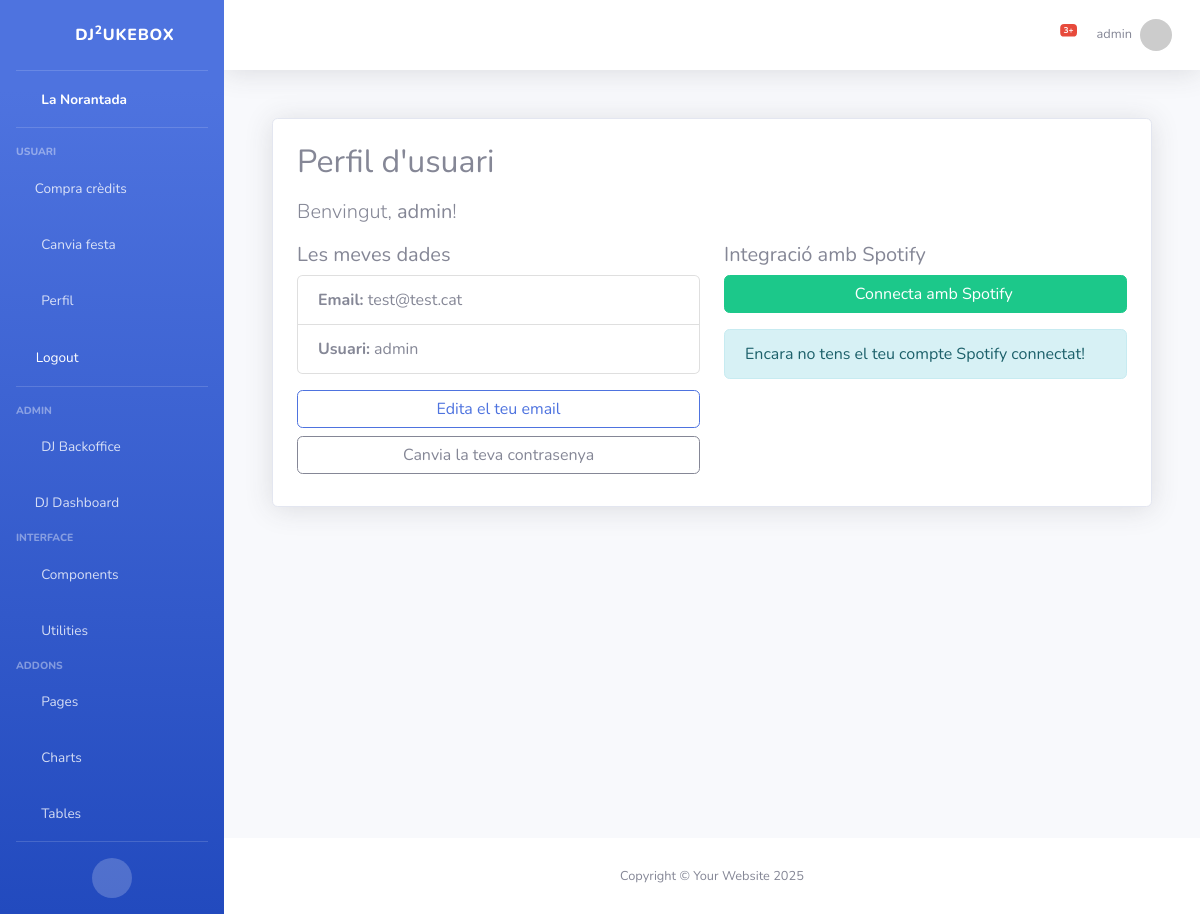
Page /profile/ (signed in) on the committed database.
### jukebox/models.py (models this page shows, shortened)
class Party(models.Model):
    name = models.CharField(max_length=200)
    playlist = models.ForeignKey(Playlist, on_delete=models.SET_NULL, null=True, blank=True)
    date = models.DateTimeField()
    code = models.CharField(max_length=12, unique=True, editable=False, default='')
    max_votes_per_user = models.PositiveIntegerField(default=5)  # NOVETAT

class User(AbstractUser):
    credits = models.PositiveIntegerField(default=0)

### jukebox/views.py (the view)
# urls.py: path('profile/', views.profile, name='profile'),
@login_required
def profile(request):
    user = request.user
    has_spotify = SocialAccount.objects.filter(user=user, provider="spotify").exists()
    return render(request, "jukebox/profile.html", {
        "user": user,
        "has_spotify": has_spotify,
    })

### jukebox/context_processors.py (called while the page is built)
def selected_party(request):
    party_id = request.session.get('selected_party_id')
    party = None
    if party_id:
        try:
            party = Party.objects.get(id=party_id)
        except Party.DoesNotExist:
            party = None
    return {'selected_party': party}

### jukebox/templates/jukebox/profile.html (shortened to what this page needs)
{% extends "jukebox/admin_base.html" %}
{% load socialaccount %}
{% block content %}
<div class="container mt-5">
    <div class="card shadow rounded-4 p-4">
        <h2 class="mb-3">Perfil d'usuari</h2>
        <p class="lead">Benvingut, <b>{{ user.username }}</b>!</p>
        <div class="row">
            <div class="col-md-6">
                <h5 class="mb-2">Les meves dades</h5>
                <ul class="list-group mb-3">
                    <li class="list-group-item"><b>Email:</b> {{ user.email }}</li>
                    <li class="list-group-item"><b>Usuari:</b> {{ user.username }}</li>
                </ul>
                <a class="btn btn-outline-primary mb-2 w-100" href="{% url 'account_email' %}">
                    Edita el teu email
                </a>
                {% if not user.has_usable_password %}
                    <a class="btn btn-warning mb-2 w-100" href="{% url 'account_set_password' %}">
                        Estableix una contrasenya
                    </a>
                {% else %}
                    <a class="btn btn-outline-secondary mb-2 w-100" href="{% url 'account_change_password' %}">
                        Canvia la teva contrasenya
                    </a>
                {% endif %}
            </div>
            <div class="col-md-6">
                <h5 class="mb-2">Integració amb Spotify</h5>
                {% if not has_spotify %}
                    <a class="btn btn-success w-100 mb-2" href="{% provider_login_url 'spotify' process='connect' next=request.get_full_path %}">
                        <i class="fab fa-spotify"></i> Connecta amb Spotify
                    </a>
                    <div class="alert alert-info mt-2">
                        Encara no tens el teu compte Spotify connectat!
                    </div>
                {% endif %}
            </div>
        </div>
    </div>
</div>
{% endblock %}

### jukebox/templates/jukebox/admin_base.html (shortened to what this page needs)
{% load static %}
<!DOCTYPE html>
<html lang="en">
<head>
    <link href="{% static 'jukebox/vendor/fontawesome-free/css/all.min.css' %}" rel="stylesheet" type="text/css">
    <link href="{% static 'jukebox/css/sb-admin-2.min.css' %}" rel="stylesheet">
</head>
<body id="page-top">
    <div id="wrapper">
        <ul class="navbar-nav bg-gradient-primary sidebar sidebar-dark accordion" id="accordionSidebar">
            <a class="sidebar-brand d-flex align-items-center justify-content-center" href="{% url 'main' %}">
                <div class="sidebar-brand-icon rotate-n-15">
                    <i class="fas fa-laugh-wink"></i>
                </div>
                <div class="sidebar-brand-text mx-3">DJ<sup>2</sup>ukebox</div>
            </a>
            <hr class="sidebar-divider my-0">
            <li class="nav-item active">
                <a class="nav-link" href="/songs/">
                    <i class="fas fa-fw fa-tachometer-alt"></i>
                    <span>
                      {% if selected_party %}
                        {{ selected_party.name }}
                      {% else %}
                        Cap festa seleccionada
                      {% endif %}
                    </span>
                </a>
            </li>
            <hr class="sidebar-divider">
            <div class="sidebar-heading">Usuari</div>
            <li class="nav-item">
                <a class="nav-link" href="{% url 'buy_votes' %}">
                    <i class="fas fa-coins"></i>
                    <span>Compra crèdits</span>
                </a>
            </li>
            <li class="nav-item">
                <a class="nav-link" href="{% url 'select_party' %}">
                    <i class="fas fa-fw fa-random"></i>
                    <span>Canvia festa</span>
                </a>
            </li>
            <li class="nav-item">
                <a class="nav-link" href="{% url 'profile' %}">
                    <i class="fas fa-fw fa-user"></i>
                    <span>Perfil</span>
                </a>
            </li>
            <li class="nav-item">
                <form method="post" action="{% url 'account_logout' %}" style="display:inline;">
                    <button type="submit" class="nav-link btn btn-link" style="color:#fff; text-align:left;">
                        <i class="fas fa-sign-out-alt"></i>
                        <span>Logout</span>
                    </button>
                </form>
            </li>
            <hr class="sidebar-divider">
            {% if user.is_superuser %}
            <div class="sidebar-heading">Admin</div>
            <li class="nav-item">
                <a class="nav-link" href="{% url 'dj_backoffice' %}">
                    <i class="fas fa-fw fa-user-cog"></i>
                    <span>DJ Backoffice</span>
                </a>
            </li>
            <li class="nav-item">
                <a class="nav-link" href="{% url 'dj_dashboard' %}">
                    <i class="fas fa-tachometer-alt"></i>
                    <span>DJ Dashboard</span>
                </a>
            </li>
            {% endif %}
            <div class="sidebar-heading">Interface</div>
            <li class="nav-item">
                <a class="nav-link collapsed" href="#" data-toggle="collapse" data-target="#collapseTwo"
                    aria-expanded="true" aria-controls="collapseTwo">
                    <i class="fas fa-fw fa-cog"></i>
                    <span>Components</span>
                </a>
            </li>
            <li class="nav-item">
                <a class="nav-link collapsed" href="#" data-toggle="collapse" data-target="#collapseUtilities"
                    aria-expanded="true" aria-controls="collapseUtilities">
                    <i class="fas fa-fw fa-wrench"></i>
                    <span>Utilities</span>
                </a>
            </li>
            <div class="sidebar-heading">Addons</div>
            <li class="nav-item">
                <a class="nav-link collapsed" href="#" data-toggle="collapse" data-target="#collapsePages"
                    aria-expanded="true" aria-controls="collapsePages">
                    <i class="fas fa-fw fa-folder"></i>
                    <span>Pages</span>
                </a>
            </li>
            <li class="nav-item">
                <a class="nav-link" href="{% url 'charts' %}">
                    <i class="fas fa-fw fa-chart-area"></i>
                    <span>Charts</span></a>
            </li>
            <li class="nav-item">
                <a class="nav-link" href="{% url 'tables' %}">
                    <i class="fas fa-fw fa-table"></i>
                    <span>Tables</span></a>
            </li>
            <hr class="sidebar-divider d-none d-md-block">
            <div class="text-center d-none d-md-inline">
                <button class="rounded-circle border-0" id="sidebarToggle"></button>
            </div>
        </ul>
        <div id="content-wrapper" class="d-flex flex-column">
            <div id="content">
                <nav class="navbar navbar-expand navbar-light bg-white topbar mb-4 static-top shadow">
                    <ul class="navbar-nav ml-auto">
                        <li class="nav-item dropdown no-arrow mx-1">
                            <a class="nav-link dropdown-toggle" href="#" id="alertsDropdown" role="button" data-toggle="dropdown" aria-haspopup="true" aria-expanded="false">
                                <i class="fas fa-bell fa-fw"></i>
                                <span class="badge badge-danger badge-counter">3+</span>
                            </a>
                        </li>
                        {% if user.is_authenticated %}
                        <li class="nav-item dropdown no-arrow">
                            <a class="nav-link dropdown-toggle" href="#" id="userDropdown" role="button"
                               data-toggle="dropdown" aria-haspopup="true" aria-expanded="false">
                                <span class="mr-2 d-none d-lg-inline text-gray-600 small">{{ user.username }}</span>
                                <img class="img-profile rounded-circle"
                                     src="https://randomuser.me/api/portraits/women/44.jpg">
                            </a>
                        </li>
                        {% endif %}
                    </ul>
                </nav>
                <div class="container-fluid">
                    {% block content %}{% endblock %}
                </div>
            </div>
            <footer class="sticky-footer bg-white">
                <div class="container my-auto">
                    <div class="copyright text-center my-auto">
                        <span>Copyright &copy; Your Website 2025</span>
                    </div>
                </div>
            </footer>
        </div>
    </div>
</body>
</html>

### rows in the picture
Party: name "La Norantada"
User: username "admin", email "test@test.cat"
